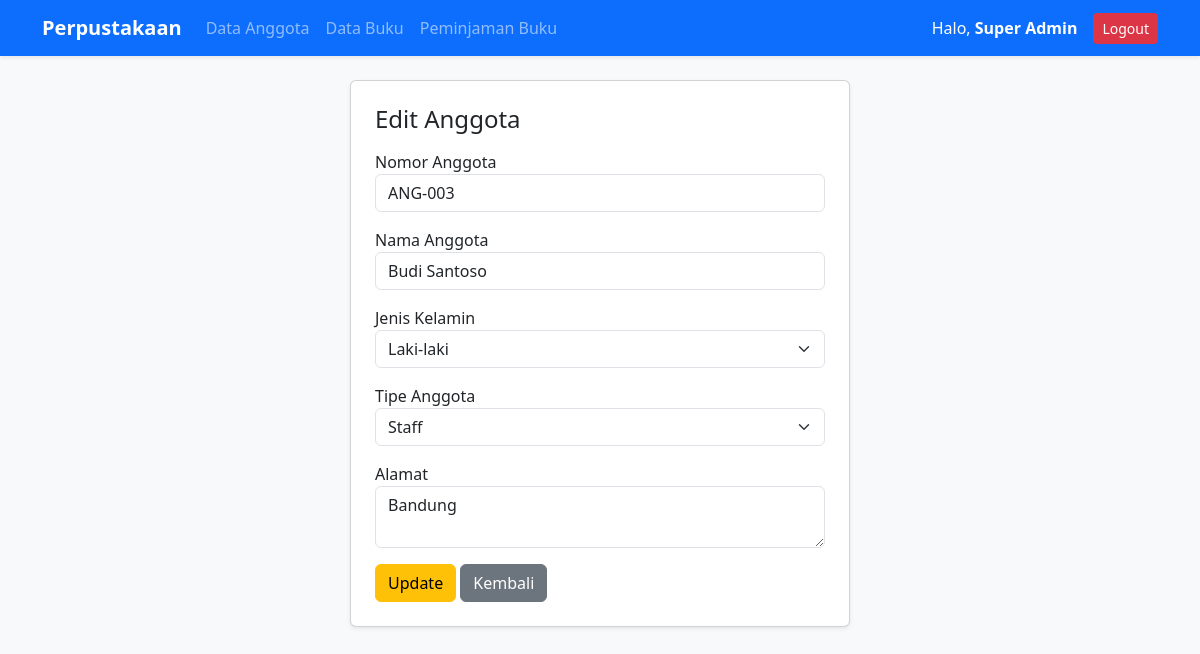
/anggota_edit.php?id=3 (signed in), run on the app's committed database.
### tables this page shows
CREATE TABLE IF NOT EXISTS `anggota` (
  `id` INT AUTO_INCREMENT PRIMARY KEY,
  `nomor_anggota` VARCHAR(20) NOT NULL UNIQUE,
  `nama` VARCHAR(100) NOT NULL,
  `jenis_kelamin` ENUM('Laki-laki', 'Perempuan') NOT NULL DEFAULT 'Laki-laki',
  `tipe_anggota` ENUM('Admin', 'Staff') NOT NULL DEFAULT 'Staff',
  `alamat` TEXT NULL
);

### anggota_edit.php (the view, shortened to what this page needs)
<?php
include 'koneksi.php';
include 'navbar.php';
$id = (int)$_GET['id'];
$query = mysqli_query($conn, "SELECT * FROM anggota WHERE id='$id'");
$anggota = mysqli_fetch_assoc($query);
?>
<div class="card p-4 shadow-sm mx-auto" style="max-width: 500px;">
    <h4 class="mb-3">Edit Anggota</h4>
    <form method="POST">
        <div class="mb-3">
            <label>Nomor Anggota</label>
            <input type="text" name="nomor_anggota" class="form-control" value="<?= $anggota['nomor_anggota']; ?>" required>
        </div>
        <div class="mb-3">
            <label>Nama Anggota</label>
            <input type="text" name="nama" class="form-control" value="<?= $anggota['nama']; ?>" required>
        </div>
        <div class="mb-3">
            <label>Jenis Kelamin</label>
            <select name="jenis_kelamin" class="form-select" required>
                <option value="Laki-laki" <?= ($anggota['jenis_kelamin'] == 'Laki-laki') ? 'selected' : ''; ?>>Laki-laki</option>
            </select>
        </div>
        <div class="mb-3">
            <label>Tipe Anggota</label>
            <select name="tipe_anggota" class="form-select" required>
                <option value="Staff" <?= ($anggota['tipe_anggota'] == 'Staff') ? 'selected' : ''; ?>>Staff</option>
            </select>
        </div>
        <div class="mb-3">
            <label>Alamat</label>
            <textarea name="alamat" class="form-control" rows="2"><?= $anggota['alamat']; ?></textarea>
        </div>
        <button type="submit" name="update" class="btn btn-warning">Update</button>
        <a href="index.php" class="btn btn-secondary">Kembali</a>
    </form>
</div>
</div>
</body>
</html>

### data on the page
anggota: nomor_anggota "ANG-003", nama "Budi Santoso", jenis_kelamin "Laki-laki", tipe_anggota "Staff", alamat "Bandung"

### other printed values
$_SESSION['user']['nama'] "Super Admin"
